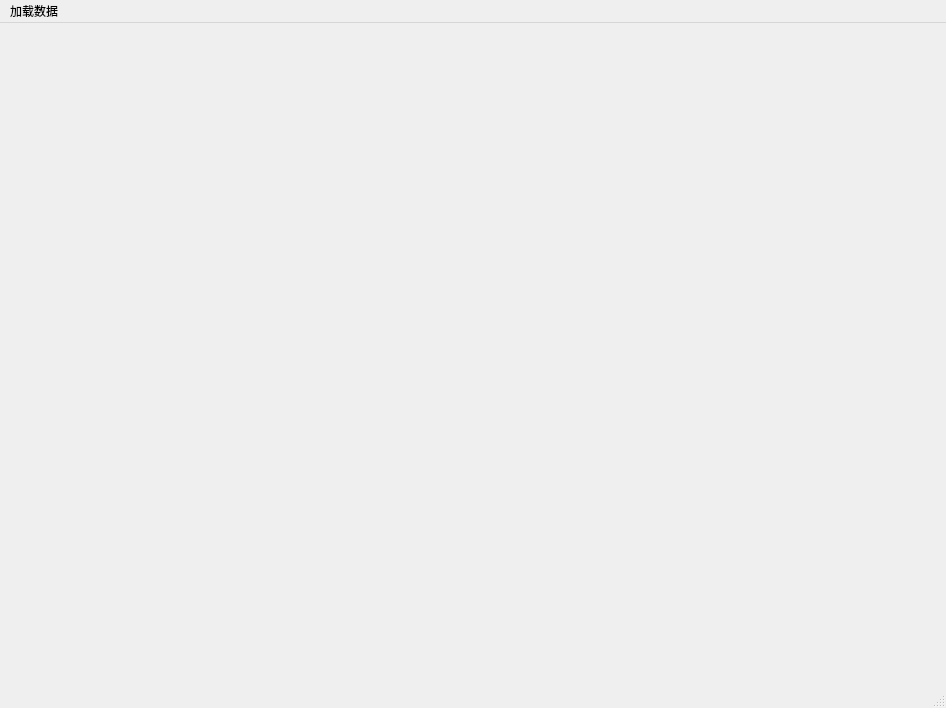
<?xml version="1.0" encoding="UTF-8"?>
<ui version="4.0">
 <class>MainWindow</class>
 <widget class="QMainWindow" name="MainWindow">
  <property name="geometry">
   <rect>
    <x>0</x>
    <y>0</y>
    <width>946</width>
    <height>708</height>
   </rect>
  </property>
  <property name="windowTitle">
   <string>MainWindow</string>
  </property>
  <widget class="QWidget" name="centralwidget">
   <layout class="QHBoxLayout" name="horizontalLayout">
    <item>
     <widget class="QVTKWidget" name="qvtkWidget"/>
    </item>
   </layout>
  </widget>
  <widget class="QMenuBar" name="menubar">
   <property name="geometry">
    <rect>
     <x>0</x>
     <y>0</y>
     <width>946</width>
     <height>25</height>
    </rect>
   </property>
   <widget class="QMenu" name="menu">
    <property name="title">
     <string>加载数据</string>
    </property>
    <addaction name="action_load_source"/>
    <addaction name="action_load_target"/>
    <addaction name="action_rg"/>
   </widget>
   <addaction name="menu"/>
  </widget>
  <widget class="QStatusBar" name="statusbar"/>
  <action name="action_load_source">
   <property name="text">
    <string>源数据</string>
   </property>
  </action>
  <action name="action_load_target">
   <property name="text">
    <string>目标数据</string>
   </property>
  </action>
  <action name="action_rg">
   <property name="text">
    <string>配准</string>
   </property>
  </action>
 </widget>
 <customwidgets>
  <customwidget>
   <class>QVTKWidget</class>
   <extends>QWidget</extends>
   <header>QVTKWidget.h</header>
  </customwidget>
 </customwidgets>
 <resources/>
 <connections/>
</ui>
